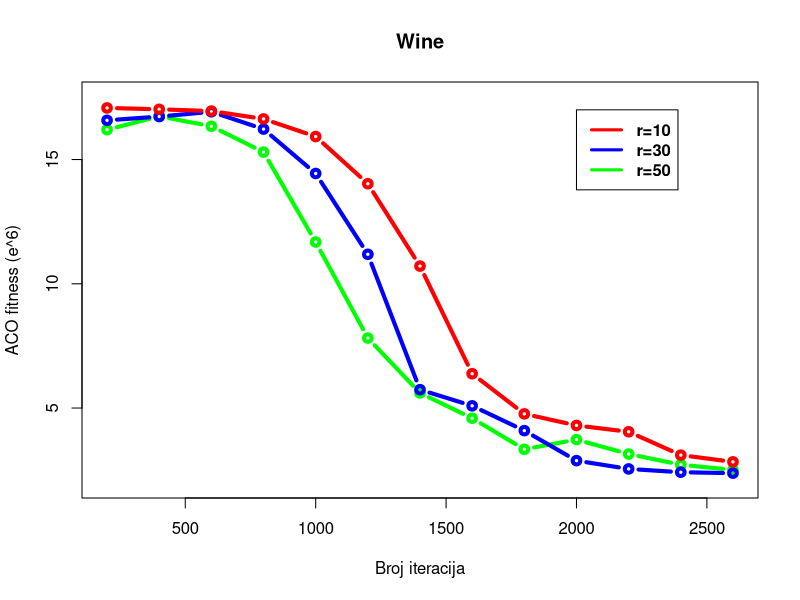

Here is the R script that generated this plot:
#mi=200,400,600,800, 1000, 1200, 1400, 1600, 1800, 2000, 2200, 2400
#r=10
x <- c(200,400,600,800, 1000, 1200, 1400, 1600, 1800, 2000, 2200, 2400, 2600)
y1 <- c(17.0768, 17.0214, 16.9509, 16.6338, 15.9247, 14.0264, 10.712, 6.38128, 4.7653, 4.3, 4.045, 3.106, 2.834)

#r=30
y2 <- c(16.578, 16.728, 16.921, 16.225, 14.439, 11.187, 5.739, 5.089, 4.091, 2.883, 2.55, 2.418, 2.38)

#r=50
y3 <- c(16.2, 16.74, 16.34, 15.299, 11.68, 7.816, 5.605, 4.59, 3.34, 3.73, 3.15, 2.72, 2.51)

plot(x, y3, xlab="Broj iteracija", ylab="ACO fitness (e^6)", type = "b", col = "green", ylim=c(2, 17.5), lwd = 4, main="Wine")
lines(x, y2, col="blue", lwd = 4, type = "b")
lines(x, y1, col="red", lwd = 4, type = "b")
legend(2000, 17, legend=c("r=10", "r=30", "r=50"), col=c("red", "blue", "green"),lty=1,  cex=1, text.font=2, lwd=3)